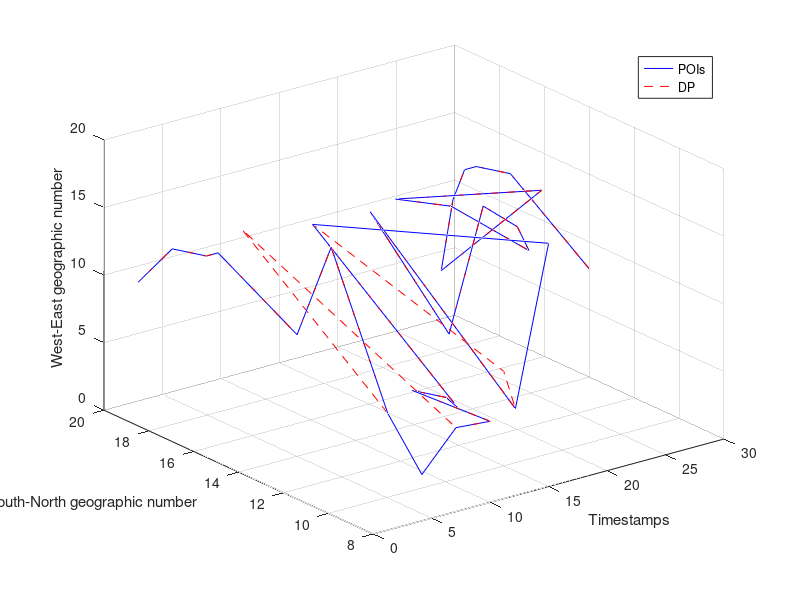

Write the MATLAB code that produced this figure.
clear
clc

a = [
    19	10
18	13
17	13
17	13
14	9
13	16
11	5
10	1
9	5
8	6
12	5
11	5
11	4
18	12
8	18
10	4
17	13
14	6
13	16
12	15
12	13
16	13
19	11
13	16
18	6
18	11
18	13
18	13
17	13
14	8
];

b = [
    19	10
18	13
17	13
17	13
14	9
13	16
11	5
18	13
9	5
8	6
12	5
11	5
11	4
18	12
10	7
10	4
17	13
14	6
13	16
12	15
12	13
16	13
19	11
13	16
18	6
18	11
18	13
18	13
17	13
14	8
];

%tra = [390	373	353	353	289	276	225	201	185	166	245	225	224	372	178	204	353	247	276	255	253	333	391	276	366	371	373	373	353	288];
n = size(a);
j = 1;
x1 = zeros(1,n(1));
x2 = zeros(1,n(1));
y1 = zeros(1,n(1));
y2 = zeros(1,n(1));

for i = 1 : n(1)
    
    x1(j) = a(i,1);
    x2(j) = a(i,2); 
        y1(j) = b(i,1);
    y2(j) = b(i,2); 
    
    
    j= j+1;
end

t = 1: 30;
plot3(t, x1, x2,'-b');
hold on
plot3(t, y1, y2,'--r');
grid on

xlabel('Timestamps'),ylabel('South-North geographic number'),zlabel('West-East geographic number')
legend('POIs','DP');
